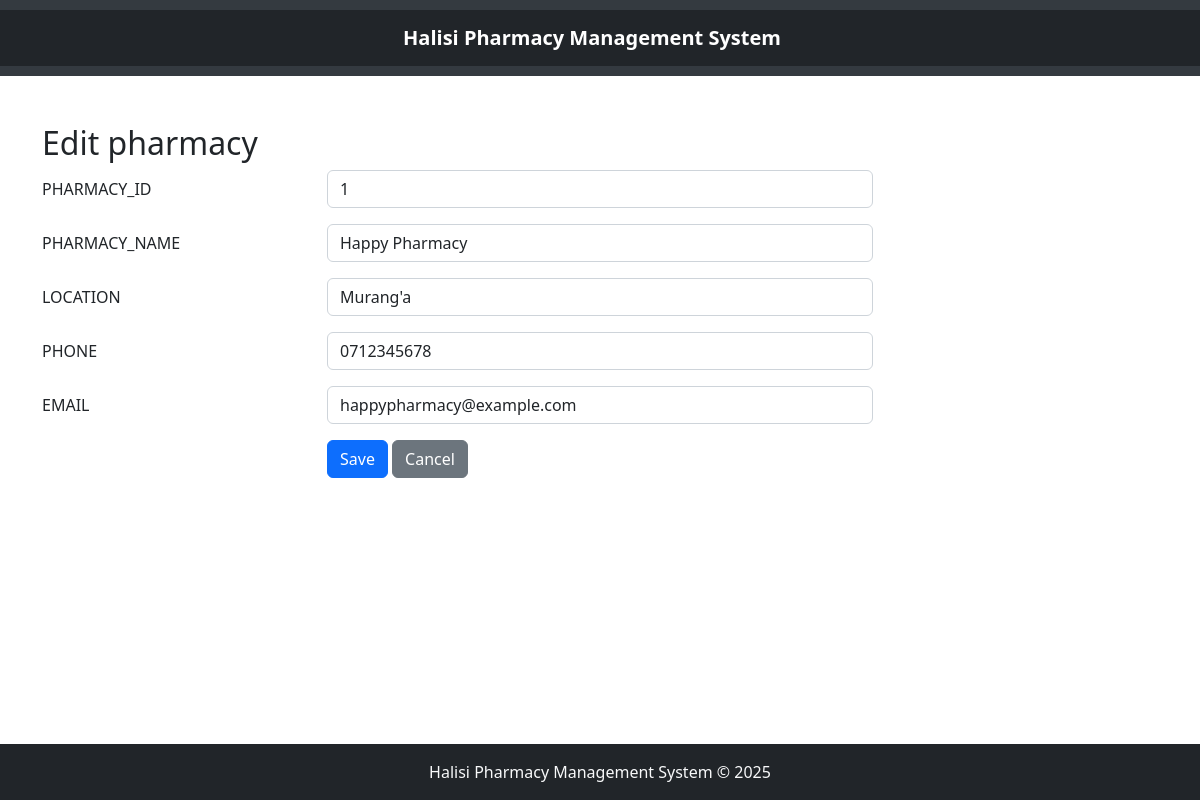
The page /pharmacy_management/edit.php?pharmacy_id=1 on the database its author committed.
### tables this page shows
CREATE TABLE `pharmacy` (
  `pharmacy_id` int(11) NOT NULL,
  `pharmacy_name` varchar(100) NOT NULL,
  `location` varchar(200) NOT NULL,
  `phone` varchar(20) NOT NULL,
  `email` varchar(100) DEFAULT NULL
);

### pharmacy_management/edit.php (the view, shortened to what this page needs)
<?php
   $servername = "localhost";
   $username = "root";
   $password = "";
   $dbname = "HALISI_PHARMACY_MGT_SYS";
   $conn = new mysqli($servername, $username, $password, $dbname);
   $pharmacy_name="";
   $location="";
   $phone="";
   $email="";
   if ($_SERVER['REQUEST_METHOD'] == 'GET') {
    $pharmacy_id_in = $_GET["pharmacy_id"];
    $sql = "SELECT * FROM pharmacy WHERE pharmacy_id='$pharmacy_id_in'";
    $result = $conn->query($sql);
    $row = $result->fetch_assoc();
    $pharmacy_id_out = $row["pharmacy_id"];
    $pharmacy_name = $row["pharmacy_name"];
    $location = $row["location"];
    $phone = $row["phone"];
    $email = $row["email"];
   }
?>
<!DOCTYPE html>
<html lang="en">
<head>
<?php include 'header.php'; ?>
    <link rel="stylesheet" href="/PHARMACY/bootstrap-5.2.3-dist/css/bootstrap.min.css">
</head>
<body>
    <div class="container my-5">
        <h2>Edit pharmacy</h2>
        <form method="POST">
            <div class="row mb-3">
                <label class="col-sm-3 col-form-label">PHARMACY_ID</label>
                <div class="col-sm-6">
                    <input type="text" class="form-control" name="pharmacy_id" value="<?php echo htmlspecialchars($pharmacy_id_out); ?>">
                </div>
            </div>
            <div class="row mb-3">
            <label class="col-sm-3 col-form-label">PHARMACY_NAME</label>
            <div class="col-sm-6">
                <input type="text" class="form-control" name="pharmacy_name" value="<?php echo htmlspecialchars($pharmacy_name); ?>">
            </div>
        </div>
        <div class="row mb-3">
            <label class="col-sm-3 col-form-label">LOCATION</label>
            <div class="col-sm-6">
                <input type="text" class="form-control" name="location" value="<?php echo htmlspecialchars($location); ?>">
            </div>
        </div>
        <div class="row mb-3">
            <label class="col-sm-3 col-form-label">PHONE</label>
            <div class="col-sm-6">
                <input type="phone" class="form-control" name="phone" value="<?php echo htmlspecialchars($phone); ?>">
            </div>
        </div>
        <div class="row mb-3">
            <label class="col-sm-3 col-form-label">EMAIL</label>
            <div class="col-sm-6">
                <input type="email" class="form-control" name="email" value="<?php echo htmlspecialchars($email); ?>">
            </div>
        </div>
        <div class="row mb-3">
            <div class="col-sm-6 offset-sm-3">
                <button type="submit" class="btn btn-primary">Save</button>
                <a class="btn btn-secondary" href="/PHARMACY/pharmacy_management/pharmacy.php" role="button">Cancel</a>
            </div>
        </div>
        </form>
    </div>
</body>
<?php include 'footer.php'; ?>
</html>

### pharmacy_management/footer.php (style rules this page uses)
body { display: flex; flex-direction: column; min-height: 100vh; margin: 0; }

### rows shown on the page
pharmacy: pharmacy_id "1", pharmacy_name "Happy Pharmacy", location "Murang'a", phone "0712345678", email "happypharmacy@example.com"
